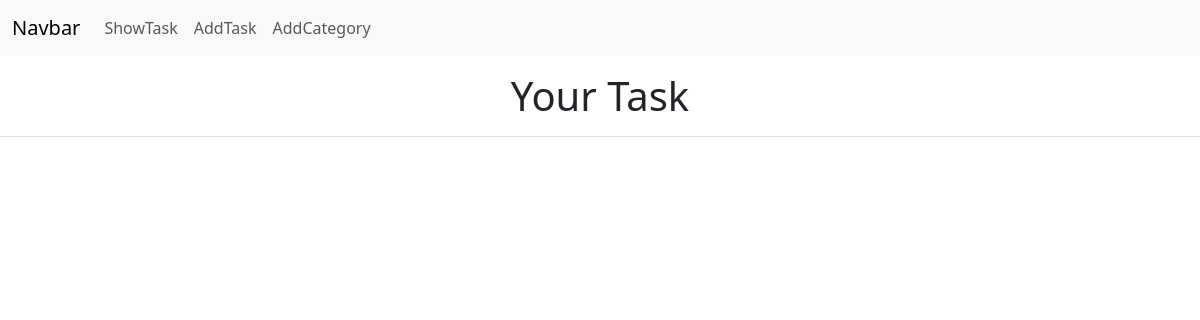
The app's page /, older data.
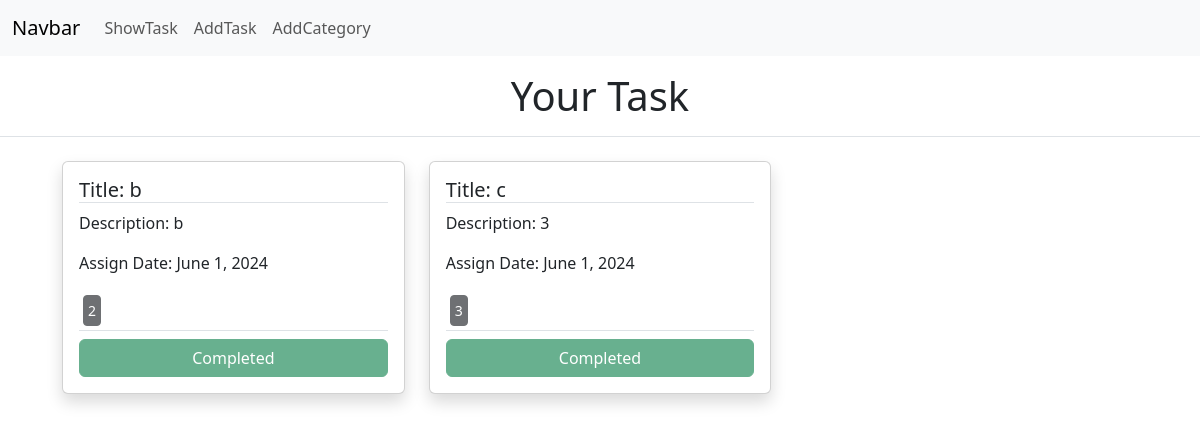
The same page, newer data.
### Task/models.py (models this page shows, shortened)
class TaskModels(models.Model):
    taskTitle = models.CharField(max_length=100)
    taskDescription = models.TextField()
    is_completed = models.BooleanField(default=False)
    taskAssignDate = models.DateField(auto_now_add=True)
    Category  = models.ManyToManyField(CategoryModel)

### category/models.py (models this page shows)
class CategoryModel(models.Model):
    Category = models.CharField(max_length=20)
    def __str__(self) -> str:
        return self.Category

### Task/views.py (the view)
# urls.py: path('', getTask,name='homepage'),
def getTask(request):
    data = TaskModels.objects.all()
    return render(request,'showTask.html',{'data':data})

### Task/templates/showTask.html
{% extends 'base.html' %}
{% block contant %}
<dev class="my-3 gird">
    <h1 class="text-center border-bottom py-3 mb-4">Your Task</h1>
    <dev class="row row-cols-1 row-cols-md-2 row-cols-lg-3 g-4 mx-auto col-11">
        {% for d in data %}
        <div class="col ">
            <div class="card shadow">
                <div class="card-body">
                    <h5 class="card-title border-bottom">Title: {{d.taskTitle}}</h5>
                    <p class="card-text">Description: {{d.taskDescription}}</p>
                    <p class="card-text">Assign Date: {{d.taskAssignDate}}</p>
                    {% for c in d.Category.all %}
                    <button class="btn btn-dark btn-sm m-1 p-1" disabled>{{c}}</button>
                    {% endfor %}
                    <dev class="d-flex justify-content-around border-top pt-2">
                        {% if d.is_completed %}
                        <button class="btn btn-success d-block col-12" disabled>Completed</button>
                        {% else %}
                        <a href={% url 'edittask' d.id %} class="btn btn-warning">Edit</a>
                        <a href={% url 'deletetask' d.id %} class="btn btn-danger">Delete</a>
                        {% endif %}
                    </dev>
                </div>
            </div>
        </div>
        {% endfor %}
    </dev>
</dev>
{% endblock contant %}

### templates/base.html (shortened to what this page needs)
<!DOCTYPE html>
<html lang="en">
<head>
    <link href="https://cdn.jsdelivr.net/npm/bootstrap@5.3.3/dist/css/bootstrap.min.css" rel="stylesheet"
>
</head>
<body>
    <nav class="navbar navbar-expand-lg bg-body-tertiary">
        <div class="container-fluid">
            <a class="navbar-brand" href="#">Navbar</a>
            <div class="collapse navbar-collapse" id="navbarNav">
                <ul class="navbar-nav">
                    <li class="nav-item">
                        <a class="nav-link" aria-current="page" href={% url 'showtask' %}>ShowTask</a>
                    </li>
                    <li class="nav-item">
                        <a class="nav-link" aria-current="page" href={% url 'addtask' %}>AddTask</a>
                    </li>
                    <li class="nav-item">
                        <a class="nav-link" aria-current="page" href={% url 'addcategory' %}>AddCategory</a>
                    </li>
                </ul>
            </div>
        </div>
    </nav>
    {% block contant %}
    {% endblock contant %}
</body>
</html>

Row changes from the older to the newer data that the page shows:
added TaskModels: taskTitle "b", taskDescription "b", taskAssignDate "June 1, 2024", is_completed "Completed"
added CategoryModel: Category "2", shown under "b"
added TaskModels: taskTitle "c", taskDescription "3", taskAssignDate "June 1, 2024", is_completed "Completed"
added CategoryModel: Category "3", shown under "c"
